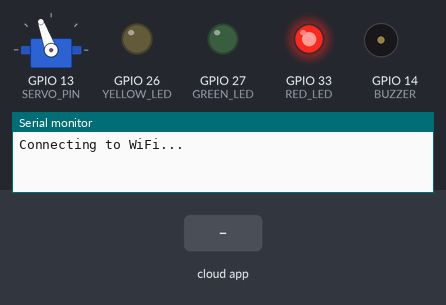
A sketch run on a simulated ESP32. Shown: servo, output pins drawn as LEDs (lit = HIGH), buzzer (waves = sounding, pin HIGH), the last lines printed to the serial monitor. The inputs (shaded band) are chosen by the test bench. WiFi joins after 1.5 s; servers stay silent unless stated; the Firebase database answers and starts empty.

Above: at 2.2 s.
2.3 s: the phone or cloud app sets paid to 1
At 4.6 s:
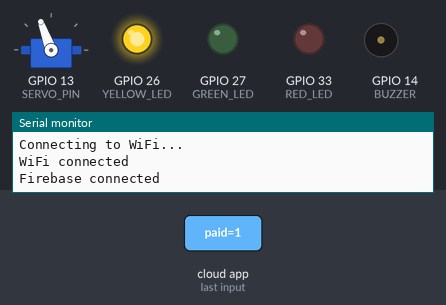
At 8.3 s:
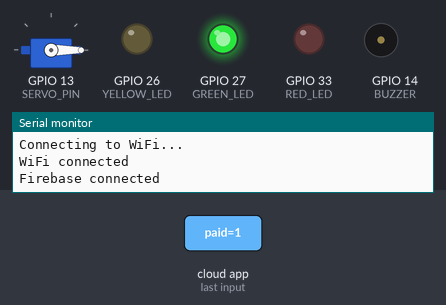
Timing chart, 0 to 9.8 s (numbered marks = the images above; inputs shaded):
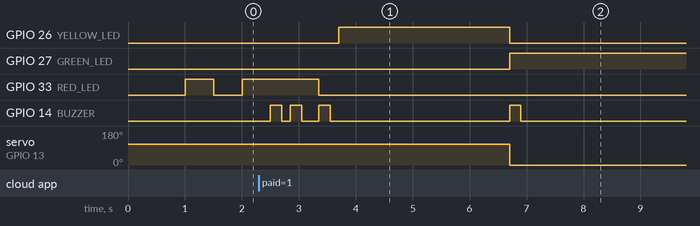

The sketch:

esp32_snooker_control.ino
```cpp
/*
  Automated Snooker Table System
  Author: Michael Unuaga-Joel (devjunkiee)
  Organization: Neovate Technologies
  Description:
  ESP32 firmware for payment-triggered access control using Firebase.
*/


#include <WiFi.h>
#include <ESP32Servo.h>
#include <Firebase_ESP_Client.h>


// Firebase helpers
#include <addons/TokenHelper.h>
#include <addons/RTDBHelper.h>


// ================= WIFI =================
#define WIFI_SSID     "NAME"
#define WIFI_PASSWORD "PASSWORD"


// ================= FIREBASE =================
#define DATABASE_URL ""
#define DATABASE_SECRET ""


// ================= PINS =================
#define RED_LED     33
#define YELLOW_LED  26
#define GREEN_LED   27
#define BUZZER      14
#define SERVO_PIN   13


// ================= OBJECTS =================
Servo gateServo;
FirebaseData fbdo;
FirebaseAuth auth;
FirebaseConfig config;


// ================= STATE =================
enum SystemState {
  CONNECTING_WIFI,
  CONNECTING_FIREBASE,
  IDLE_MONITORING,
  PAYMENT_SEQUENCE
};


SystemState systemState = CONNECTING_WIFI;


unsigned long blinkTimer = 0;
bool blinkState = false;


// ================= SETUP =================
void setup() {
  Serial.begin(115200);
  delay(1000);


  pinMode(RED_LED, OUTPUT);
  pinMode(YELLOW_LED, OUTPUT);
  pinMode(GREEN_LED, OUTPUT);
  pinMode(BUZZER, OUTPUT);


  digitalWrite(RED_LED, LOW);
  digitalWrite(YELLOW_LED, LOW);
  digitalWrite(GREEN_LED, LOW);
  digitalWrite(BUZZER, LOW);


  // Servo
  gateServo.setPeriodHertz(50);
  gateServo.attach(SERVO_PIN, 500, 2400);
  gateServo.write(110); // CLOSED


  // WiFi
  Serial.println("Connecting to WiFi...");
  WiFi.begin(WIFI_SSID, WIFI_PASSWORD);
}


// ================= LOOP =================
void loop() {


  // ---- WIFI ----
  if (systemState == CONNECTING_WIFI) {


    if (WiFi.status() == WL_CONNECTED) {
      Serial.println("WiFi connected");
      beep(1);


      config.database_url = DATABASE_URL;
      config.signer.tokens.legacy_token = DATABASE_SECRET;


      Firebase.begin(&config, &auth);
      Firebase.reconnectWiFi(true);


      systemState = CONNECTING_FIREBASE;
    }
    else {
      blinkRed(500);
    }
  }


  // ---- FIREBASE ----
  else if (systemState == CONNECTING_FIREBASE) {


    if (Firebase.ready()) {
      Serial.println("Firebase connected");
      beep(1);


      digitalWrite(RED_LED, HIGH);
      systemState = IDLE_MONITORING;
    }
    else {
      blinkYellow(300);
    }
  }


  // ---- IDLE ----
  else if (systemState == IDLE_MONITORING) {


    digitalWrite(RED_LED, HIGH);


    static unsigned long lastCheck = 0;
    if (millis() - lastCheck > 3000) {
      lastCheck = millis();


      if (Firebase.RTDB.getBool(&fbdo, "/paid") && fbdo.boolData()) {
        systemState = PAYMENT_SEQUENCE;
      }
    }
  }


  // ---- PAYMENT ----
  else if (systemState == PAYMENT_SEQUENCE) {


    digitalWrite(RED_LED, LOW);
    beep(1);


    digitalWrite(YELLOW_LED, HIGH);
    delay(3000);
    digitalWrite(YELLOW_LED, LOW);


    digitalWrite(GREEN_LED, HIGH);
    gateServo.write(0);
    beep(1);


    delay(15000);


    gateServo.write(110);
    digitalWrite(GREEN_LED, LOW);


    Firebase.RTDB.setBool(&fbdo, "/paid", false);


    digitalWrite(RED_LED, HIGH);
    beep(1);


    systemState = IDLE_MONITORING;
  }
}


// ================= HELPERS =================


void blinkRed(int interval) {
  static unsigned long t = 0;
  if (millis() - t > interval) {
    t = millis();
    blinkState = !blinkState;
    digitalWrite(RED_LED, blinkState);
  }
}


void blinkYellow(int interval) {
  static unsigned long t = 0;
  if (millis() - t > interval) {
    t = millis();
    blinkState = !blinkState;
    digitalWrite(YELLOW_LED, blinkState);
  }
}


void beep(int count) {
  for (int i = 0; i < count; i++) {
    digitalWrite(BUZZER, HIGH);
    delay(200);
    digitalWrite(BUZZER, LOW);
    delay(150);
  }
}
```

Measured:
- after the input at 2.3 s, GPIO 26 (YELLOW_LED): LOW → HIGH after 1.4 s, → LOW 3.0 s later; GPIO 27 (GREEN_LED): LOW → HIGH after 4.4 s; GPIO 33 (RED_LED): HIGH → LOW after 1.1 s; servo on GPIO 13 (SERVO_PIN): 110° → 0° after 4.4 s
